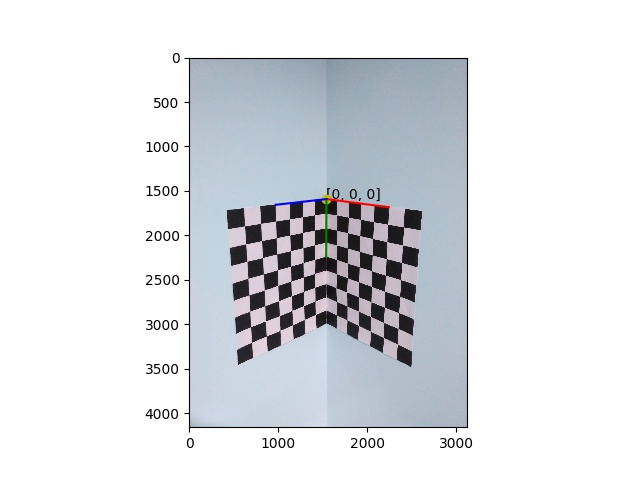
#> input picture CameraCalibration_DLT,_Zhangs_Method/Camera_calibration_data/calib-object-legend.jpg, 640 x 480 px, given in place of frame10.png, which was not available
$ python Assignment5_Optical_Flow.py
#> lines starting #> are read from the running program, lines starting #| are printed output that depends on the picture; pictures that were not available may be replaced by others from this repository, and a replacement may not be noted
#!/usr/bin/env python
# coding: utf-8

# <div style="text-align: right">
#     <h1> Assignment 1 </h1>
#     <h1> Bhavi Dhingra </h1>
#     <h1> 2018201058 </h1>
# </div>

# ## Lucas-Kanade Optical flow

# Optical Flow tries to estimate the movement present in a scene captured as a sequence of Image. In this implementation we estimage the optical flow at subsequent intervals (location) in an image between two pairs of image at a single scale. This essentially boils down to finding two displacements in the $x$ and $y$ directions, between two subsequent images. The general algorithm for lucas kanade takes into consideration a window of pixels around a given pixel and tries to find the displacement in the window by comparing it with the similar window in the next Image. It works on the assumtion that there is small movements between successive frames of the image and brightness consistency holds at all pixels in the window. Under these circumstances we can find the velocity vector$(V_x,V_y)$ in x and y as follows.

# If $V_x = \dfrac{dx}{dt}$ and $V_y = \dfrac{dy}{dt}$ we can write $I(x,y,t) = I(x+dx,y+dy,t+dt)$. By taylors series expansion of the RHS we arrive at the form $$I_xV_x + I_yV_y = -I_t$$ where $I_x$ and $I_y$ are the gradients of the image at $x$ and $y$ directions. Let $q_1,q_2,q_3...q_n$ form the set of pixels in the neighbourhood of pixel $(x,y)$. Then we can open up the previous equation and write it in a matrix product form.

# $$\begin{bmatrix}
#      I_{x}(q_{1}) & I_{y}(q_{1}) \\
#      I_{x}(q_{2}) & I_{y}(q_{2}) \\
#      \vdots & \vdots \\
#      I_{x}(q_{n}) & I_{y}(q_{n})
#  \end{bmatrix}
#  \begin{bmatrix}
#      V_{x} \\
#      V_{y}
#  \end{bmatrix} =
#  \begin{bmatrix}
#      -I_{t}(q_{1}) \\
#      -I_{t}(q_{2}) \\
#      \vdots \\
#      -I_{t}(q_{n})
#  \end{bmatrix} \\
#  Av = b
# $$

# Here we have again assumed that all the pixels in the neighbourhood move by the same amount $V_x,V_y$. Now, this is a over determined system of equations hence we need to find a least square solution to the problem.
#  $$v = (A^TA)^{-1}A^Tb$$
#  In matrix form this becomes
#  $$\begin{bmatrix} V_{x} \\ V_{y} \end{bmatrix} = \begin{bmatrix} \sum _{i}I_{x}(q_{i})^{2} & \sum _{i}I_{x}(q_{i})I_{y}(q_{i}) \\ \sum _{i}I_{y}(q_{i})I_{x}(q_{i}) & \sum _{i}I_{y}(q_{i})^{2} \end{bmatrix}^{{-1}} \begin{bmatrix} -\sum _{i}I_{x}(q_{i})I_{t}(q_{i}) \\ -\sum _{i}I_{y}(q_{i})I_{t}(q_{i}) \end{bmatrix}$$ <br>
#  The $A^TA$ matrix is the 2nd moment matrix

# In[1]:


import warnings
import cv2
import matplotlib.pyplot as plt
import os
import numpy as np
warnings.filterwarnings('ignore')
eps = np.finfo(float).eps


# In[2]:


import ipdb


# In[3]:


# [6 lines left out: function showImage, not called in this run]


# ### Getting the Intensity Derivatives in the x and y directions
#
# Getting the intensity derivatives in the x and y direction is done by subtracting the neighbouring pixels at (x,y) and averaging the difference i.e. $$grad_x(x,y) = \dfrac{I_{(x+1,y)} - I_{(x-1,y)}}{2}$$ and similarly $$grad_y(x,y) = \dfrac{I_{(x,y+1)} - I_{(x,y-1)}}{2}$$ where $I_{(x,y)}$ is the intensity at pixel $(x,y)$

# In[4]:


def getIxIy(img):
    auxImg = np.hstack((np.zeros([img.shape[0],1]), img, np.zeros([img.shape[0],1])))
    Ix = (auxImg[:, 2:] - auxImg[:, :-2]) / 2

    auxImg  = np.vstack((np.zeros([1, img.shape[1]]), img, np.zeros([1, img.shape[1]])))
    Iy = (auxImg[2:, :] - auxImg[:-2, :]) / 2
    return Ix, Iy

def getIt(img1, img2):
    return img1 - img2


# ### Finding the velocity vectors in x and y directions
#
# In this function we actually find the velocty vector by performing the computations stated above. Given is the intensity deivatives in $x$ and $y$ direction, and the derivative w.r.t t, two images, the starting position, the kernel size (window) which is usually 15x15 or 31x31 as well some thresholding to limit the displacement magnitude in the output. It also returns the magitude of calculated velocity vector and the orientation in the image. Magitude and directions are only used for image segmentation purposes.

# In[5]:


# [28 lines left out: function computeVelocities, not called in this run]


# ### Finding the optical flow
#
#  The optical flow is calculated by going through the image calculating the velocity vector at every interval point in the image. The resultant displacements are plotted as arrowed lines from the starting position.

# In[6]:


def opticalFlow(img1, img2, kernel, stride = 10, max_displacement = 3, thickness = 1):
    grayImg1 = cv2.cvtColor(img1, cv2.COLOR_RGB2GRAY)
    grayImg2 = cv2.cvtColor(img2, cv2.COLOR_RGB2GRAY)
    pad = int(kernel/2)
    centers = [[], []]
    for i in range(pad, grayImg1.shape[0] - pad, stride):
        for j in range(pad, grayImg1.shape[1] - pad, stride):
            centers[0] += [j]
            centers[1] += [i]

    magnImg = np.zeros(grayImg1.shape,dtype = np.float64)      # magnitude of displacements of each pixel
    dirnImg = np.zeros(grayImg1.shape)                         # direction at each point
    Ix, Iy = getIxIy(grayImg1)
    It = getIt(grayImg1, grayImg2)

    flowImg = img1.copy()
    for c in range(len(centers[0])):
        old_point = (centers[0][c], centers[1][c])
        new_point, magnitude, direction = computeVelocities(Ix, Iy, It, grayImg1, grayImg2, old_point,                                                           kernel, max_displacement = max_displacement)
        magnImg[centers[1][c], centers[0][c]] = magnitude
        dirnImg[centers[1][c], centers[0][c]] = direction
        flowImg = cv2.arrowedLine(flowImg, old_point, new_point, (0,255,0), thickness)

    return flowImg, magnImg, dirnImg


# ## Results

# ### Optical Flow

# In[59]:


imagesDir = '../eval-data-gray/Army/'
img1Path = imagesDir + 'frame10.png'
img2Path = imagesDir + 'frame11.png'
img1 = cv2.cvtColor(cv2.imread(img1Path), cv2.COLOR_BGR2RGB)
img2 = cv2.cvtColor(cv2.imread(img2Path), cv2.COLOR_BGR2RGB)
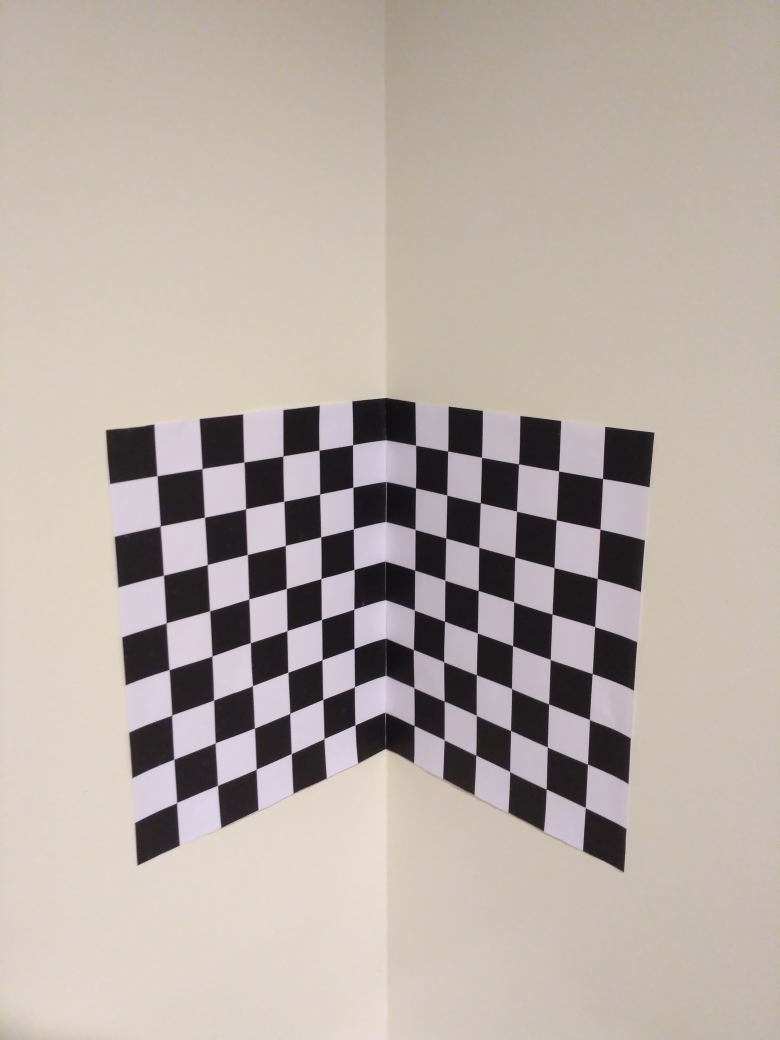
#> input picture CameraCalibration_DLT,_Zhangs_Method/Camera_calibration_data/calib-object.jpg, 3120 x 4160 px, given in place of frame11.png, which was not available (shown at 1/4 size)
flowImg1, _, _ = opticalFlow(img1, img2, kernel = 31, stride = 10, max_displacement = 5)
#> in getIxIy, `auxImg = np.hstack((np.zeros([img.shape[0],1]), img, np.zeros([img.sha..`:
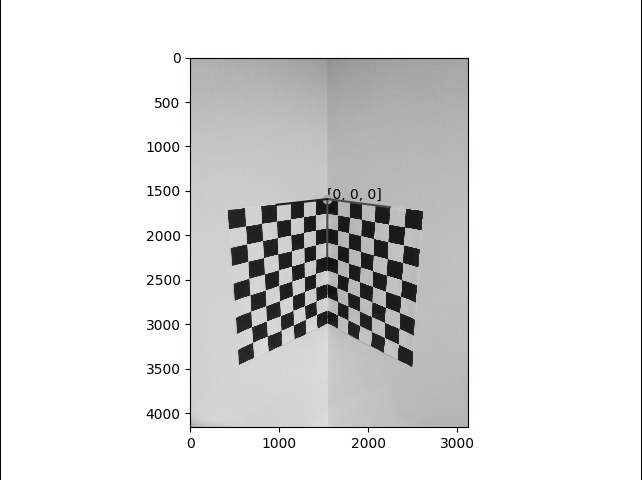
#> auxImg: shape (480, 642) float64; min 0, max 255, mean 224.2
#> in getIxIy, `Ix = (auxImg[:, 2:] - auxImg[:, :-2]) / 2`:
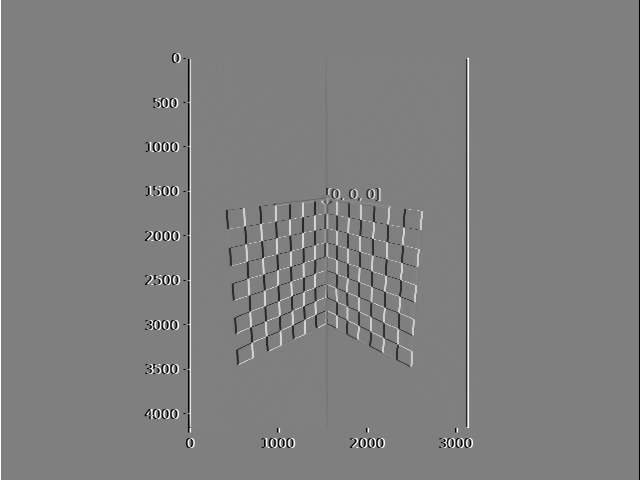
#> Ix: shape (480, 640) float64; min -127.5, max 127.5, mean 0; drawn with min black and max white
#> in getIxIy, `auxImg  = np.vstack((np.zeros([1, img.shape[1]]), img, np.zeros([1, im..`:
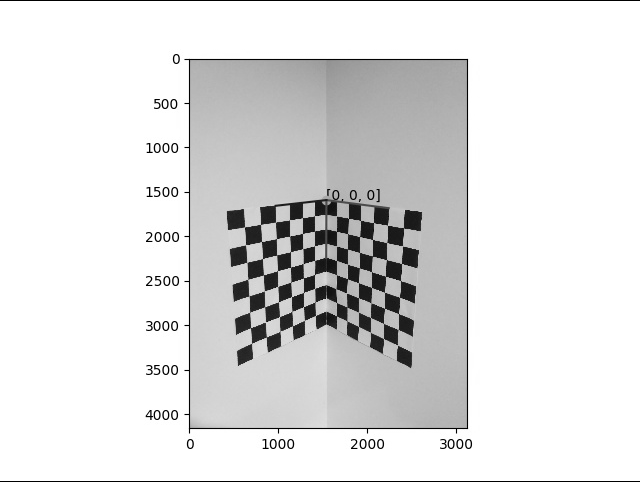
#> auxImg: shape (482, 640) float64; min 0, max 255, mean 223.9
#> in getIxIy, `Iy = (auxImg[2:, :] - auxImg[:-2, :]) / 2`:
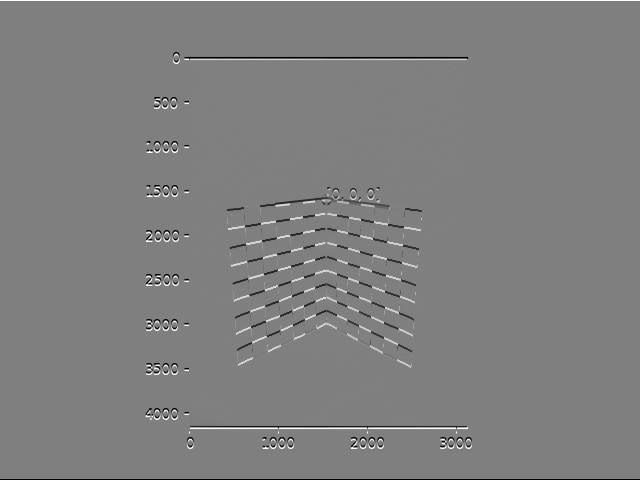
#> Iy: shape (480, 640) float64; min -127.5, max 127.5, mean 0; drawn with min black and max white
#> (the run stopped early here; a loop or call above may not have finished)
